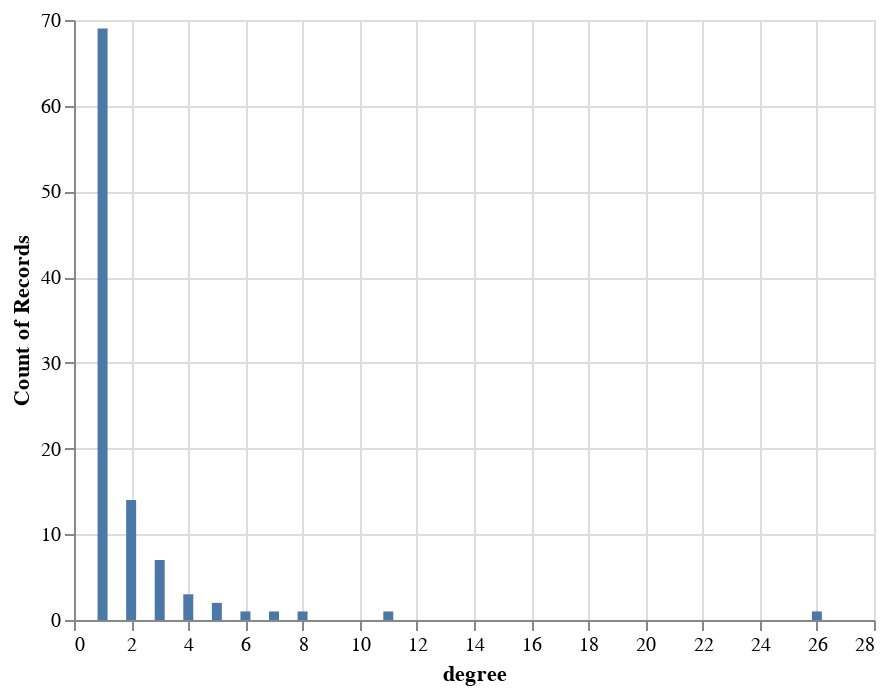

Write notebook code for a chart like this one.
### Code cell
# Module pandas und altair importieren
import pandas as pd
import altair as alt

# pandas dataframe aus dem degree dictionary erstellen
deg_frame = pd.DataFrame(bag.degree(), columns=['node', 'degree'])

# einfaches Histogramm plotten
alt.Chart(deg_frame).mark_bar().encode(
    alt.X("degree:Q"),
    y='count()',
)

### Figure 1 — Vega-Lite specification as saved in the notebook (floating-point values rounded to 4 significant figures)
{"config": {"view": {"continuousWidth": 400, "continuousHeight": 300}}, "data": {"name": "data-9fc6ae490d8a2bc5a29a6fdf55630f91"}, "mark": "bar", "encoding": {"x": {"type": "quantitative", "field": "degree"}, "y": {"type": "quantitative", "aggregate": "count"}}, "$schema": "https://vega.github.io/schema/vega-lite/v4.8.1.json", "datasets": {"data-9fc6ae490d8a2bc5a29a6fdf55630f91": [{"node": 0, "degree": 5}, {"node": 1, "degree": 26}, {"node": 2, "degree": 2}, {"node": 3, "degree": 11}, {"node": 4, "degree": 4}, {"node": 5, "degree": 7}, {"node": 6, "degree": 5}, {"node": 7, "degree": 1}, {"node": 8, "degree": 3}, {"node": 9, "degree": 2}, {"node": 10, "degree": 6}, {"node": 11, "degree": 1}, {"node": 12, "degree": 2}, {"node": 13, "degree": 1}, {"node": 14, "degree": 1}, {"node": 15, "degree": 2}, {"node": 16, "degree": 3}, {"node": 17, "degree": 3}, {"node": 18, "degree": 1}, {"node": 19, "degree": 2}, {"node": 20, "degree": 2}, {"node": 21, "degree": 3}, {"node": 22, "degree": 1}, {"node": 23, "degree": 1}, {"node": 24, "degree": 1}, {"node": 25, "degree": 4}, {"node": 26, "degree": 1}, {"node": 27, "degree": 3}, {"node": 28, "degree": 1}, {"node": 29, "degree": 1}, {"node": 30, "degree": 1}, {"node": 31, "degree": 1}, {"node": 32, "degree": 1}, {"node": 33, "degree": 3}, {"node": 34, "degree": 1}, {"node": 35, "degree": 2}, {"node": 36, "degree": 1}, {"node": 37, "degree": 8}, {"node": 38, "degree": 1}, {"node": 39, "degree": 4}, {"node": 40, "degree": 2}, {"node": 41, "degree": 1}, {"node": 42, "degree": 1}, {"node": 43, "degree": 1}, {"node": 44, "degree": 1}, {"node": 45, "degree": 1}, {"node": 46, "degree": 2}, {"node": 47, "degree": 3}, {"node": 48, "degree": 1}, {"node": 49, "degree": 1}, {"node": 50, "degree": 2}, {"node": 51, "degree": 1}, {"node": 52, "degree": 1}, {"node": 53, "degree": 1}, {"node": 54, "degree": 1}, {"node": 55, "degree": 1}, {"node": 56, "degree": 1}, {"node": 57, "degree": 1}, {"node": 58, "degree": 1}, {"node": 59, "degree": 2}, {"node": 60, "degree": 1}, {"node": 61, "degree": 1}, {"node": 62, "degree": 1}, {"node": 63, "degree": 1}, {"node": 64, "degree": 2}, {"node": 65, "degree": 1}, {"node": 66, "degree": 1}, {"node": 67, "degree": 1}, {"node": 68, "degree": 1}, {"node": 69, "degree": 1}, {"node": 70, "degree": 2}, {"node": 71, "degree": 1}, {"node": 72, "degree": 1}, {"node": 73, "degree": 1}, {"node": 74, "degree": 1}, {"node": 75, "degree": 1}, {"node": 76, "degree": 1}, {"node": 77, "degree": 1}, {"node": 78, "degree": 1}, {"node": 79, "degree": 1}, {"node": 80, "degree": 1}, {"node": 81, "degree": 1}, {"node": 82, "degree": 1}, {"node": 83, "degree": 2}, {"node": 84, "degree": 1}, {"node": 85, "degree": 1}, {"node": 86, "degree": 1}, {"node": 87, "degree": 1}, {"node": 88, "degree": 1}, {"node": 89, "degree": 1}, {"node": 90, "degree": 1}, {"node": 91, "degree": 1}, {"node": 92, "degree": 1}, {"node": 93, "degree": 1}, {"node": 94, "degree": 1}, {"node": 95, "degree": 1}, {"node": 96, "degree": 1}, {"node": 97, "degree": 1}, {"node": 98, "degree": 1}, {"node": 99, "degree": 1}]}}
